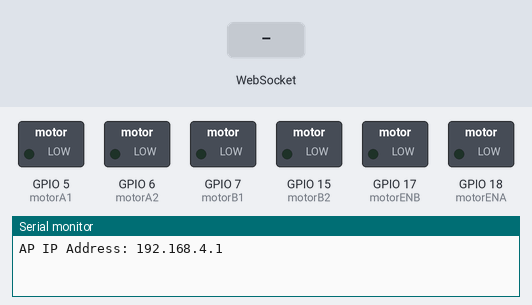
Bench run of a sketch on a simulated ESP32-S3. Parts: switched loads named in the sketch (green lamp = pin HIGH), the last lines printed to the serial monitor. Inputs (shaded band) come from the test bench.

Above: at 1.2 s.
1.3 s: WebSocket text "5" received
At 2.5 s:
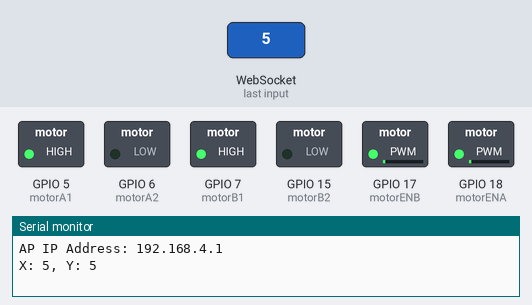
2.8 s: WebSocket text "90" received
At 3.9 s:
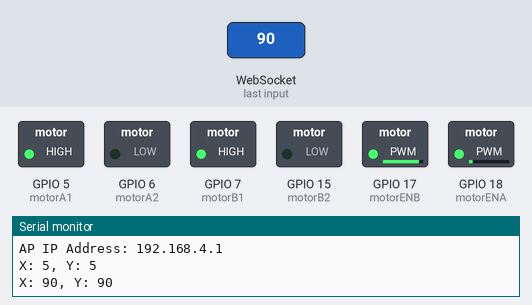
4.3 s: WebSocket text "200" received
At 5.0 s:
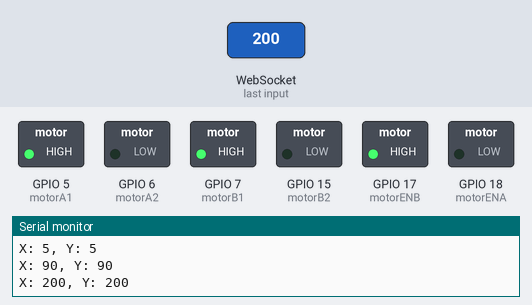
Timing chart, 0 to 7.3 s (numbered marks = the images above; inputs shaded):
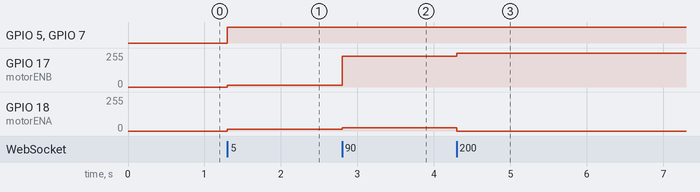

The sketch:

WirelessJoystickControl.ino
```cpp
#include <WiFi.h>
#include <ESPAsyncWebServer.h>
#include <AsyncTCP.h>

//NOTE TO REVIEWER: The javascript part of this html is written by chatgpt 😅
const char joystickPage[] PROGMEM = R"rawliteral(
<!DOCTYPE html>
<html>
<head>
  <title>ESP32 Joystick</title>
  <style>
    body { display: flex; justify-content: center; align-items: center; height: 100vh; margin: 0; background: #222; color: #fff; font-family: Arial, sans-serif; }
    #joystick { width: 300px; height: 300px; background: #555; border-radius: 50%; position: relative; }
    #handle { width: 100px; height: 100px; background: #f00; border-radius: 50%; position: absolute; top: 50%; left: 50%; transform: translate(-50%, -50%); touch-action: none; }
  </style>
</head>
<body>
  <div id="joystick">
    <div id="handle"></div>
  </div>

<script>
  const handle = document.getElementById('handle');
  const joystick = document.getElementById('joystick');
  const ws = new WebSocket('ws://' + window.location.hostname + '/ws');

  joystick.addEventListener('pointerdown', startDrag);
  joystick.addEventListener('pointerup', endDrag);
  joystick.addEventListener('pointermove', drag);

  let dragging = false;

  function startDrag(e) {
    dragging = true;
    drag(e);
  }

  function endDrag(e) {
    dragging = false;
    handle.style.transform = 'translate(-50%, -50%)';
    ws.send('0,0');
  }

  function drag(e) {
    if (!dragging) return;

    const rect = joystick.getBoundingClientRect();
    const offsetX = e.clientX - rect.left - rect.width / 2;
    const offsetY = e.clientY - rect.top - rect.height / 2;
    const maxRadius = rect.width / 2;

    const distance = Math.min(Math.sqrt(offsetX ** 2 + offsetY ** 2), maxRadius);
    const angle = Math.atan2(offsetY, offsetX);

    const x = Math.round(Math.cos(angle) * distance / maxRadius * 100);
    const y = Math.round(Math.sin(angle) * distance / maxRadius * 100);

    const handleX = Math.cos(angle) * distance;
    const handleY = Math.sin(angle) * distance;

    handle.style.transform = `translate(${handleX}px, ${handleY}px)`;

    ws.send(`${x},${y}`);
  }
</script>

</body>
</html>
)rawliteral";

// ap ssid and password
const char* ssid = "ESP32-Joystick";
const char* password = "123456789";
AsyncWebServer server(80);
AsyncWebSocket ws("/ws");

const int motorA1 = 5;
const int motorA2 = 6;
const int motorB1 = 7;
const int motorB2 = 15;
const int motorENA = 18;
const int motorENB = 17;

void onWebSocketEvent(AsyncWebSocket *server, AsyncWebSocketClient *client, AwsEventType type, void *arg, uint8_t *data, size_t len);

void setup() {
  Serial.begin(115200);

  pinMode(motorA1, OUTPUT);
  pinMode(motorA2, OUTPUT);
  pinMode(motorB1, OUTPUT);
  pinMode(motorB2, OUTPUT);
  pinMode(motorENA, OUTPUT);
  pinMode(motorENB, OUTPUT);

  digitalWrite(motorA1, LOW);
  digitalWrite(motorA2, LOW);
  digitalWrite(motorB1, LOW);
  digitalWrite(motorB2, LOW);
  analogWrite(motorENA, 0);
  analogWrite(motorENB, 0);

  WiFi.softAP(ssid, password);

  IPAddress IP = WiFi.softAPIP();
  Serial.print("AP IP Address: ");
  Serial.println(IP);
  server.on("/", HTTP_GET, [](AsyncWebServerRequest *request){
    request->send_P(200, "text/html", joystickPage);
  });

  ws.onEvent(onWebSocketEvent);
  server.addHandler(&ws);
  server.begin();
}

void loop() {
  ws.cleanupClients();
}

void onWebSocketEvent(AsyncWebSocket *server, AsyncWebSocketClient *client, AwsEventType type,
                      void *arg, uint8_t *data, size_t len) {
  if(type == WS_EVT_DATA) {
    String message = (char*)data;
    int separatorIndex = message.indexOf(',');
    int x = message.substring(0, separatorIndex).toInt();
    int y = message.substring(separatorIndex + 1).toInt();

    int speedA = map(abs(y), 0, 100, 0, 255);
    int speedB = map(abs(y), 0, 100, 0, 255);

    if (y > 0) {
      digitalWrite(motorA1, HIGH);
      digitalWrite(motorA2, LOW);
      digitalWrite(motorB1, HIGH);
      digitalWrite(motorB2, LOW);
    } else if (y < 0) {
      digitalWrite(motorA1, LOW);
      digitalWrite(motorA2, HIGH);
      digitalWrite(motorB1, LOW);
      digitalWrite(motorB2, HIGH);
    } else {
      digitalWrite(motorA1, LOW);
      digitalWrite(motorA2, LOW);
      digitalWrite(motorB1, LOW);
      digitalWrite(motorB2, LOW);
    }

    if (x < 0) {
      speedB = speedB - map(abs(x), 0, 100, 0, speedB);
    } else if (x > 0) {
      speedA = speedA - map(abs(x), 0, 100, 0, speedA);
    }

    analogWrite(motorENA, speedA);
    analogWrite(motorENB, speedB);

    Serial.print("X: ");
    Serial.print(x);
    Serial.print(", Y: ");
    Serial.println(y);
  }
}
```

Measured:
- after the input at 1.3 s, GPIO 5 (motorA1), GPIO 7 (motorB1): LOW → HIGH at once; GPIO 17 (motorENB), GPIO 18 (motorENA): 0/255 → 12/255 at once
- after the input at 2.8 s, GPIO 17 (motorENB): 12/255 → 229/255 at once; GPIO 18 (motorENA): 12/255 → 23/255 at once
- after the input at 4.3 s, GPIO 17 (motorENB): 229/255 → 255/255 at once; GPIO 18 (motorENA): 23/255 → 0/255 at once
